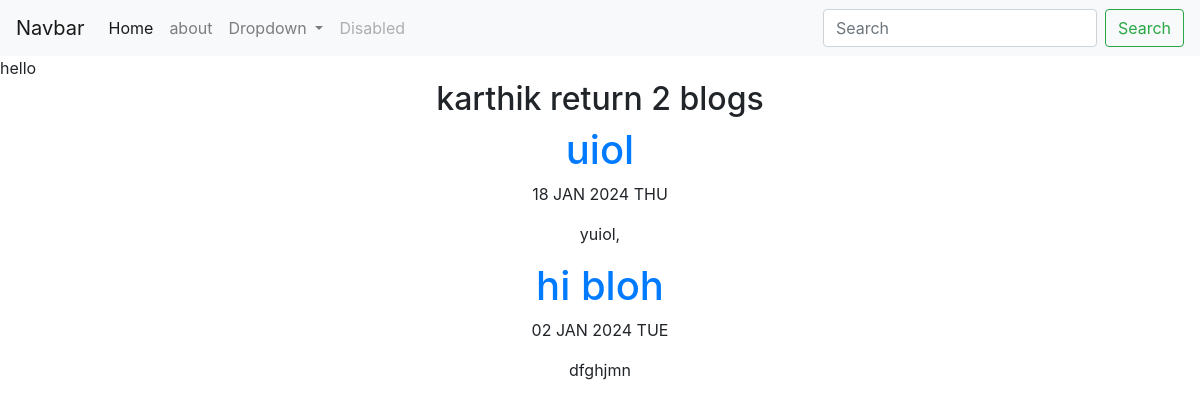
Screenshot of /blog/ with the database file from the repository.
### blog/models.py (models this page shows)
class Blog(models.Model):
    title=models.CharField(max_length=100)
    description=models.TextField()
    date= models.DateField()

### blog/views.py (the view)
# urls.py: path('', views.all_blogs, name="all_blogs"),
def all_blogs(request):
    blogs=Blog.objects.order_by('-date')
    return render(request,'blog/all_blogs.html',{'blogs':blogs})

### blog/templates/blog/all_blogs.html
{% extends 'portfolio/base.html'%}
{% block content%}
hello
<div class="text-center">
<h2>karthik return {{ blogs.count }} blog{{blogs.count|pluralize}}</h2>
{% for blog in blogs %}
<a href="{% url 'blog:detail' blog.id  %}"><h1>{{ blog.title }}</h1></a>
<p> {{ blog.date|date:'d M Y D'|upper }} </p>
<p>{{ blog.description|safe|truncatechars:100 }}</p>
{% endfor %}
</div>
{% endblock %}

### rows the page displays
Blog: title "uiol", date "18 JAN 2024 THU", description "yuiol,"
Blog: title "hi bloh", date "02 JAN 2024 TUE", description "dfghjmn"

### other values shown
{{ blogs.count }} "2"
